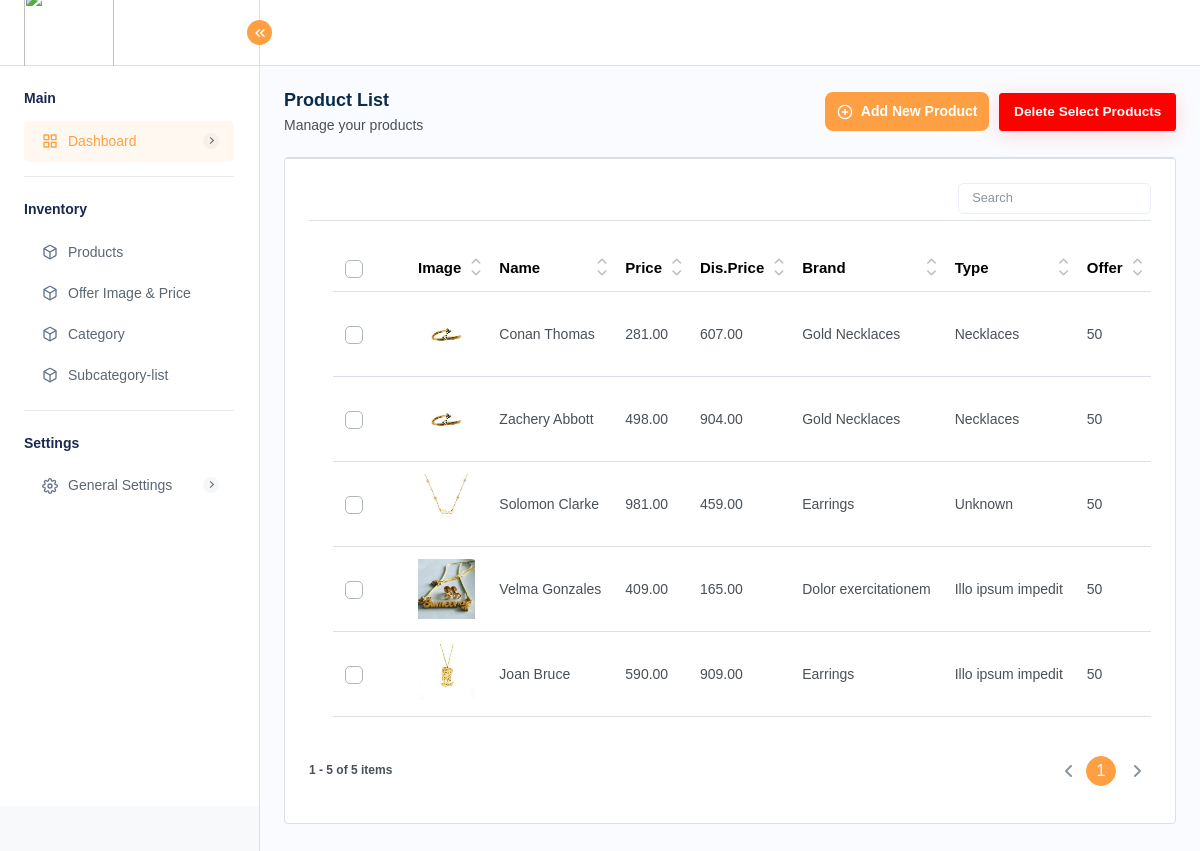
Page /admin/product-list.php (signed in) on the committed database.
### tables this page shows
CREATE TABLE `products` (
  `id` int(11) NOT NULL,
  `product_name` varchar(255) NOT NULL,
  `product_price` decimal(10,2) NOT NULL,
  `discount_price` decimal(10,2) NOT NULL,
  `brand` varchar(255) NOT NULL,
  `type` varchar(255) NOT NULL,
  `offer_price` varchar(255) NOT NULL,
  `category` varchar(255) NOT NULL,
  `description` text NOT NULL,
  `image_paths` varchar(255) NOT NULL,
  `status` tinyint(4) NOT NULL
);

CREATE TABLE `brand` (
  `id` int(5) NOT NULL,
  `brand` varchar(255) NOT NULL,
  `status` tinyint(1) NOT NULL,
  `category_id` int(255) NOT NULL,
  `category_type_id` int(255) NOT NULL
);

CREATE TABLE `category` (
  `id` int(5) NOT NULL,
  `category` varchar(255) NOT NULL,
  `type` varchar(255) NOT NULL,
  `status` tinyint(1) NOT NULL DEFAULT 0
);

CREATE TABLE `offer` (
  `id` int(5) NOT NULL,
  `offer_price` varchar(255) NOT NULL,
  `image_paths` varchar(255) NOT NULL,
  `created_at` timestamp NOT NULL DEFAULT current_timestamp() ON UPDATE current_timestamp(),
  `status` tinyint(4) NOT NULL
);

### admin/product-list.php (the view, shortened to what this page needs)
<?php
include 'config.php';
$products = [];
try {
    $stmt = $conn->prepare("
        SELECT * from products
    ");
    $stmt->execute();
    $result = $stmt->get_result();
    $products = $result->fetch_all(MYSQLI_ASSOC);
} catch (Exception $e) {
    $error_message = "Error fetching products: " . $e->getMessage();
}
?>
<?php include 'inc/header.php'; ?>
<?php include 'inc/sidebar.php'; ?>
<div class="page-wrapper">
    <div class="content">
        <div class="page-header">
            <div class="add-item d-flex">
                <div class="page-title">
                    <h4>Product List</h4>
                    <h6>Manage your products</h6>
                </div>
            </div>
            <div class="page-btn">
                <a href="add-product.php" class="btn btn-added">
                    <i data-feather="plus-circle" class="me-2"></i>Add New Product
                </a>
            </div>
            <div class="page-btn">
                <button class="btn btn-danger" onclick="deleteSelectedProducts()">Delete Select Products</button>
            </div>
        </div>
        <div class="card table-list-card">
            <div class="card-body">
                <div class="table-responsive product-list">
                    <table id="productsTable" class="table datanew table-responsive">
                        <thead>
                            <tr>
                                <th class="no-sort">
                                    <label class="checkboxs">
                                        <span class="checkmarks"></span>
                                    </label>
                                </th>
                                <th>Image</th>
                                <th>Name</th>
                                <th>Price</th>
                                <th>Dis.Price</th>
                                <th>Brand</th>
                                <th>Type</th>
                                <th>Offer </th>
                                <th>Category</th>
                            </tr>
                        </thead>
                        <tbody>
                            <?php foreach ($products as $product) {
                                $brand_id = $product['brand'];
                                $sql2 = "SELECT brand AS brand_name FROM brand WHERE id = '$brand_id'";
                                $query2 = mysqli_query($conn, $sql2);
                                $res2 = mysqli_fetch_array($query2, MYSQLI_BOTH);
                                $type_id = $product['type'];
                                $sql3 = "SELECT type AS type_name FROM category WHERE id = '$type_id'";
                                $query3 = mysqli_query($conn, $sql3);
                                $res3 = mysqli_fetch_array($query3, MYSQLI_BOTH);
                                $offer_id = $product['offer_price'];
                                $sql4 = "SELECT offer_price AS offer FROM offer WHERE id = '$offer_id'";
                                $query4 = mysqli_query($conn, $sql4);
                                $res4 = mysqli_fetch_array($query4, MYSQLI_BOTH);
                                ?>
                                <tr>
                                    <td>
                                        <label class="checkboxs">
                                            <span class="checkmarks"></span>
                                        </label>
                                    </td>
                                    <td>
                                        <img src="<?php echo str_replace("../uploads/", "uploads/", $product['image_paths']); ?>"
                                            alt="Product Image" style="width:90px; height:60px;">
                                    </td>
                                    <td><?php echo $product['product_name']; ?></td>
                                    <td><?php echo $product['product_price']; ?></td>
                                    <td><?php echo $product['discount_price']; ?></td>
                                    <td>
                                        <?php
                                        echo isset($res2['brand_name']) ? $res2['brand_name'] : "Unknown";
                                        ?>
                                    </td>
                                    <td><?php
                                    echo isset($res3['type_name']) ? $res3['type_name'] : "Unknown";
                                    ?></td>
                                    <td><?php
                                    echo isset($res4['offer']) ? $res4['offer'] : "Unknown";
                                    ?></td>
                                    <td><?php
                                    ?></td>
                                </tr>
                            <?php } ?>
                        </tbody>
                    </table>
                </div>
            </div>
        </div>
    </div>
</div>
<?php include 'inc/footer.php'; ?>

### admin/inc/header.php (shortened to what this page needs)
<!DOCTYPE html>
<html lang="en">
<head>
    <link rel="stylesheet" href="assets/css/bootstrap.min.css">
    <link rel="stylesheet" href="assets/css/bootstrap-datetimepicker.min.css">
    <link rel="stylesheet" href="assets/css/animate.css">
    <link rel="stylesheet" href="assets/css/feather.css">
    <link rel="stylesheet" href="assets/plugins/select2/css/select2.min.css">
    <link rel="stylesheet" href="assets/plugins/summernote/summernote-bs4.min.css">
    <link rel="stylesheet" href="assets/plugins/bootstrap-tagsinput/bootstrap-tagsinput.css">
    <link rel="stylesheet" href="assets/css/dataTables.bootstrap5.min.css">
    <link rel="stylesheet" href="assets/plugins/fontawesome/css/fontawesome.min.css">
    <link rel="stylesheet" href="assets/plugins/fontawesome/css/all.min.css">
    <link rel="stylesheet" href="assets/css/style.css">
</head>
<body>
    <div class="main-wrapper">
        <div class="header">
            <div class="header-left active">
                <a href="index.php" class="logo logo-normal">
                    <img src="assets/logo-removebg-preview.png" alt=""
                        style="width:90px; height:90px;">
                </a>
                <a id="toggle_btn" href="javascript:void(0);">
                    <i data-feather="chevrons-left" class="feather-16"></i>
                </a>
            </div>
            <ul class="nav user-menu">
            </ul>
        </div>

### admin/inc/sidebar.php (shortened to what this page needs)
<div class="sidebar" id="sidebar">
    <div class="sidebar-inner slimscroll">
        <div id="sidebar-menu" class="sidebar-menu">
            <ul>
                <li class="submenu-open">
                    <h6 class="submenu-hdr">Main</h6>
                    <ul>
                        <li class="submenu active">
                            <a href="javascript:void(0);"><i data-feather="grid"></i><span>Dashboard</span><span
                                    class="menu-arrow"></span></a>
                        </li>
                    </ul>
                </li>
                <li class="submenu-open">
                    <h6 class="submenu-hdr">Inventory</h6>
                    <ul>
                        <li class=""><a href="product-list.php"><i data-feather="box"></i><span>Products</span></a></li>
                        <li><a href="offer-list.php"><i data-feather="box"></i><span>Offer Image & Price</span></a></li>
                        <li>
                            <a href="category-list.php"><i data-feather="box"></i><span>Category</span></a>
                        </li>
                        <li>
                            <a href="brand-list.php"><i data-feather="box"></i><span>Subcategory-list</span></a>
                        </li>
                    </ul>
                </li>
                <li class="submenu-open">
                    <h6 class="submenu-hdr">Settings</h6>
                    <ul>
                        <li class="submenu">
                            <a href="javascript:void(0);"><i data-feather="settings"></i><span>General
                                    Settings</span><span class="menu-arrow"></span></a>
                        </li>
                    </ul>
                </li>
            </ul>
        </div>
    </div>
</div>

### admin/inc/footer.php (shortened to what this page needs)
</body>
</html>

### admin/assets/css/feather.css (style rules this page uses)
[class^=feather-],[class*=" feather-"] { font-family:feather!important;speak:none;font-style:normal;font-weight:400;font-variant:normal;text-transform:none;line-height:1;-webkit-font-smoothing:antialiased;-moz-osx-font-smoothing:grayscale }
.feather-box:before { content:"\e925" }
.feather-chevrons-left:before { content:"\e933" }
.feather-grid:before { content:"\e973" }
.feather-plus-circle:before { content:"\e9b2" }
.feather-settings:before { content:"\e9c4" }

### rows in the picture
products: image_paths (picture), product_name "Conan Thomas", product_price "281.00", discount_price "607.00", brand.brand "Gold Necklaces", category.type "Necklaces", offer.offer_price "50"
products: image_paths (picture), product_name "Zachery Abbott", product_price "498.00", discount_price "904.00", brand.brand "Gold Necklaces", category.type "Necklaces", offer.offer_price "50"
products: image_paths (picture), product_name "Solomon Clarke", product_price "981.00", discount_price "459.00", brand.brand "Earrings", shows "Unknown", offer.offer_price "50"
products: image_paths (picture), product_name "Velma Gonzales", product_price "409.00", discount_price "165.00", brand.brand "Dolor exercitationem", category.type "Illo ipsum impedit", offer.offer_price "50"
products: image_paths (picture), product_name "Joan Bruce", product_price "590.00", discount_price "909.00", brand.brand "Earrings", category.type "Illo ipsum impedit", offer.offer_price "50"
